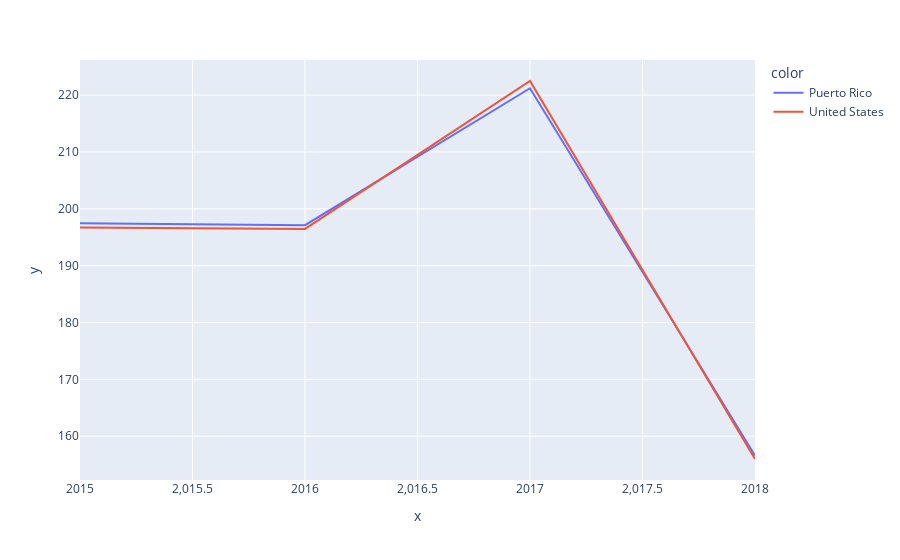

The cell this chart's notebook holds for it:
### Code cell
px.line(x = sales_trend["ord_year"], y = sales_trend["Sales"], color=sales_trend["Customer Country"], line_group=None)

### Figure 1 — Plotly figure (JSON) as saved in the notebook; plotly's stock layout.template omitted (floating-point values rounded to 4 significant figures)
{"data": [{"hovertemplate": "color=Puerto Rico<br>x=%{x}<br>y=%{y}<extra></extra>", "legendgroup": "Puerto Rico", "line": {"color": "#636efa", "dash": "solid"}, "marker": {"symbol": "circle"}, "mode": "lines", "name": "Puerto Rico", "orientation": "v", "showlegend": true, "type": "scatter", "x": [2015, 2016, 2017, 2018], "xaxis": "x", "y": [197.4, 197.1, 221.2, 156.6], "yaxis": "y"}, {"hovertemplate": "color=United States<br>x=%{x}<br>y=%{y}<extra></extra>", "legendgroup": "United States", "line": {"color": "#EF553B", "dash": "solid"}, "marker": {"symbol": "circle"}, "mode": "lines", "name": "United States", "orientation": "v", "showlegend": true, "type": "scatter", "x": [2015, 2016, 2017, 2018], "xaxis": "x", "y": [196.7, 196.5, 222.5, 156.0], "yaxis": "y"}], "layout": {"legend": {"title": {"text": "color"}, "tracegroupgap": 0}, "margin": {"t": 60}, "xaxis": {"anchor": "y", "domain": [0, 1], "title": {"text": "x"}}, "yaxis": {"anchor": "x", "domain": [0, 1], "title": {"text": "y"}}}}
